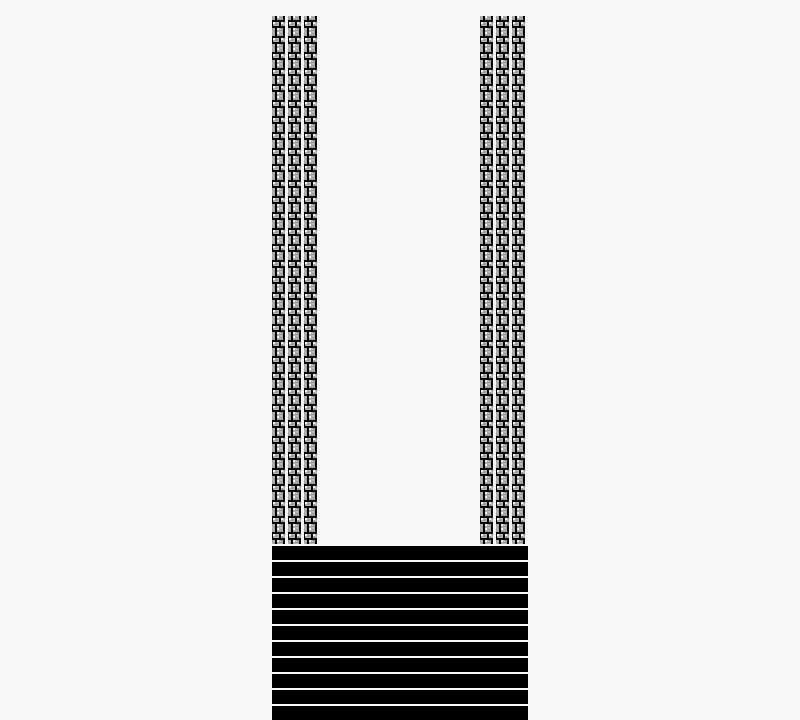

This game map was drawn from its Tiled (.tmx) file and the tilesets committed beside it. A one-line description and the trimmed map source follow:
An orthogonal 50x45 tile map with 16x16 px tiles, 2 tile layers (background, Tile Layer 1) and 3 objects.

<map version="1.0" tiledversion="1.1.3" orientation="orthogonal" renderorder="right-down" width="50" height="45" tilewidth="16" tileheight="16" infinite="0" nextobjectid="27">
 <tileset firstgid="1" source="well.tsx" />
 <layer name="background" width="50" height="45">
  <data>[2250 cells, 2250 non-empty, 10 distinct tile ids]</data>
 </layer>
 <layer name="Tile Layer 1" width="50" height="45">
  <data>[2250 cells, 374 non-empty, 2 distinct tile ids]</data>
 </layer>
 <objectgroup name="grnd">
  <object id="18" x="272" y="543" width="256" height="176" />
 </objectgroup>
 <objectgroup name="wall">
  <object id="10" x="272" y="16" width="48" height="528" />
 </objectgroup>
 <objectgroup name="right_wall">
  <object id="25" x="480" y="16" width="48" height="528" />
 </objectgroup>
</map>